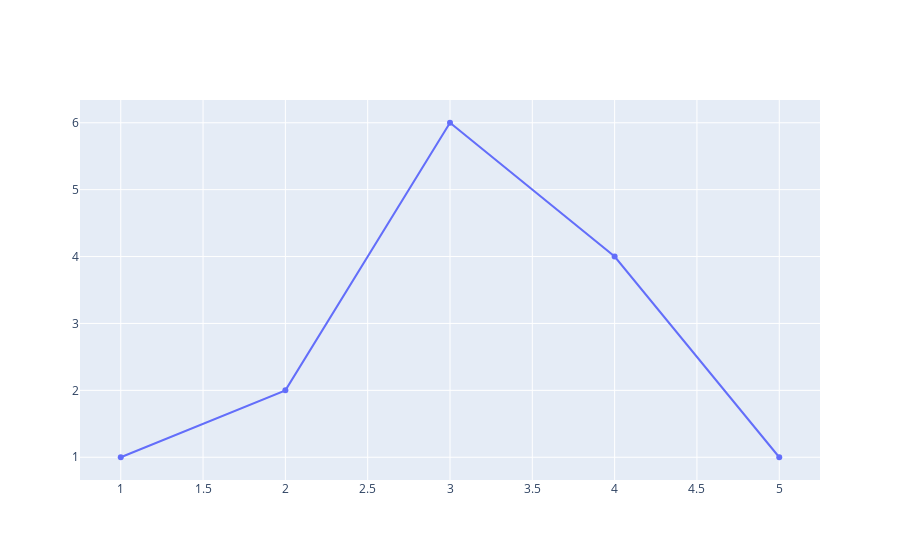

The code cell stored with this chart in its notebook:
### Markdown cell above
<br>

To save the chart to Plotly Cloud or Plotly Enterprise, use `plotly.plotly.iplot`.

Use py.plot() to return the unique url and optionally open the url.

Use py.iplot() when working in a Jupyter Notebook to display the plot in the notebook.

<br>

### Code cell
iplot([{"x": [1, 2, 3, 4, 5], "y": [1, 2, 6, 4, 1]}])

### Figure 1 — Plotly figure (JSON) as saved in the notebook; plotly's stock layout.template omitted (floating-point values rounded to 4 significant figures)
{"data": [{"type": "scatter", "x": [1, 2, 3, 4, 5], "y": [1, 2, 6, 4, 1]}], "layout": {}}
